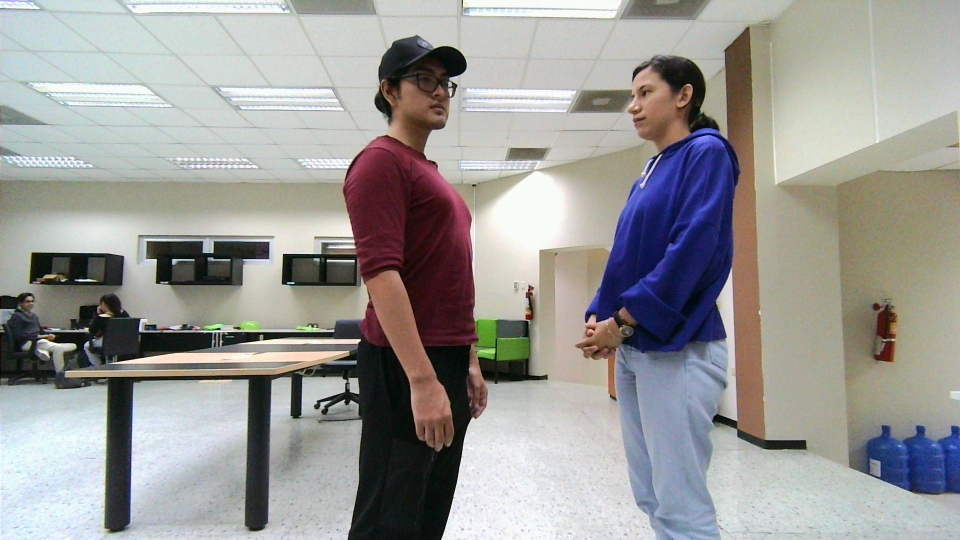
#> input picture images/distances/150/14_03_46_13_05_2024_IMG_RIGHT.jpg, 1920 x 1080 px, given in place of 14_03_37_13_05_2024_IMG_LEFT.jpg, which was not available (shown at 1/2 size)
$ python test_manual_depthmap.py
#> lines starting #> are read from the running program, lines starting #| are printed output that depends on the picture; long printed decimals are rounded; pictures that were not available may be replaced by others from this repository, and a replacement may not be noted
import os
import sys
import numpy as np
import cv2 as cv; cv2 = cv

imgL = cv2.imread('../images/calibration_results/matlab_1/flexometer/150/14_03_37_13_05_2024_IMG_LEFT.jpg', 1)
#> imgL is the input picture: shape (1080, 1920, 3); mean B, G, R 151.1, 153.8, 154.3
imgR = cv2.imread('../images/calibration_results/matlab_1/flexometer/150/14_03_37_13_05_2024_IMG_RIGHT.jpg', 1)
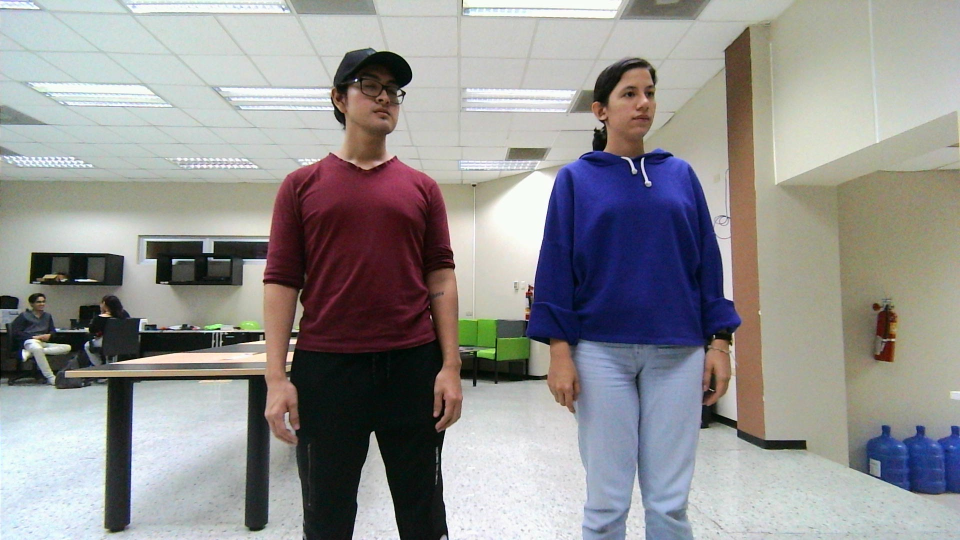
#> input picture images/distances/150/14_03_37_13_05_2024_IMG_RIGHT.jpg, 1920 x 1080 px, found by its file name (shown at 1/2 size)
#> imgR is the input picture: shape (1080, 1920, 3); mean B, G, R 145.7, 146.2, 147.1

imgL = cv2.cvtColor(imgL,cv2.COLOR_BGR2GRAY)
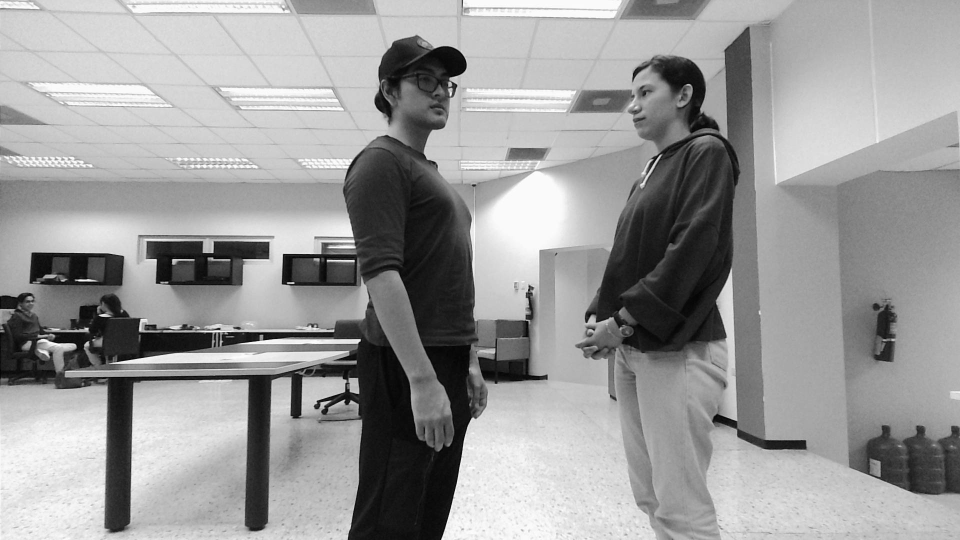
#> imgL: shape (1080, 1920) (shown at 1/2 size); min 0, max 255, mean 153.7
imgR = cv2.cvtColor(imgR,cv2.COLOR_BGR2GRAY)
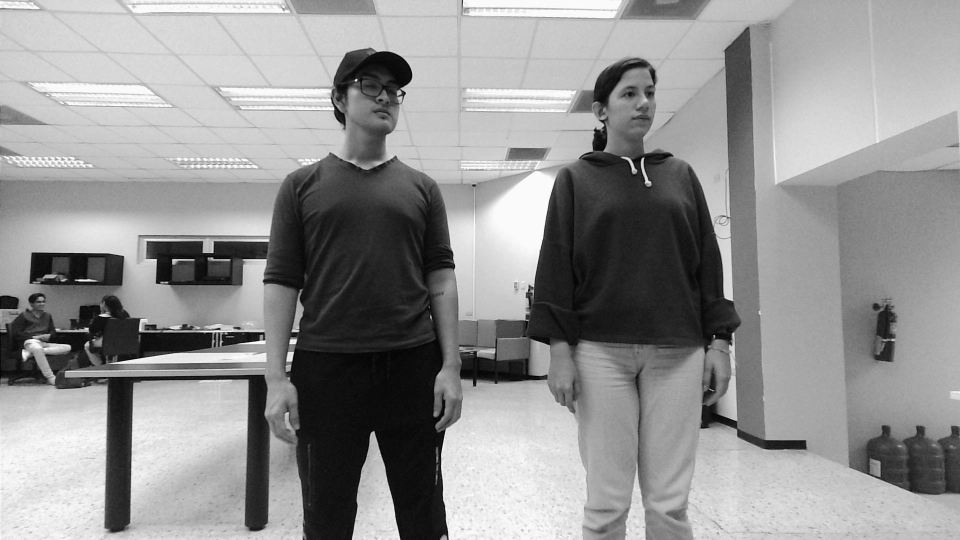
#> imgR: shape (1080, 1920) (shown at 1/2 size); min 0, max 255, mean 146.4
# Aplicar el filtro bilateral
sigma = 1.5  # Parámetro de sigma utilizado para el filtrado WLS.
lmbda = 8000.0  # Parámetro lambda usado en el filtrado WLS.


blockSize = 7
min_disparity = 5
max_disparity = 80
P1 = 8
P2 = 32

stereo = cv2.StereoSGBM_create(
	# minDisparity=min_disparity,
	numDisparities=(max_disparity - min_disparity),
	blockSize=blockSize,
	P1=3*blockSize*blockSize * P1,
	P2=3*blockSize*blockSize * P2,
	disp12MaxDiff=33,
	preFilterCap=33,
	uniquenessRatio=10,
#	speckleWindowSize=100,
	speckleRange=1,
#	mode=cv.StereoSGBM_MODE_SGBM
# 	mode=cv.StereoSGBM_MODE_HH
	mode=cv.StereoSGBM_MODE_HH
)


def redraw():

	# Calcular el mapa de disparidad de la imagen izquierda a la derecha
	left_disp = stereo.compute(imgL, imgR).astype(np.float32) / 16.0
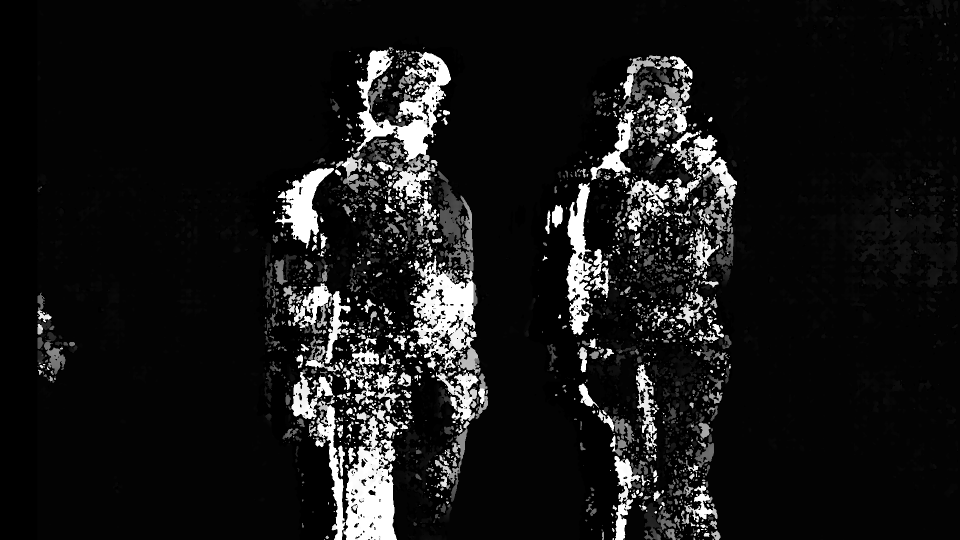
#> left_disp: shape (1080, 1920) float32 (shown at 1/2 size); min -1, max 74, mean 6.1; drawn with min black and max white

	# Crear el matcher derecho basado en el matcher izquierdo para consistencia
	right_matcher = cv2.ximgproc.createRightMatcher(stereo)

	# Calcular el mapa de disparidad de la imagen derecha a la izquierda
	right_disp = right_matcher.compute(imgR, imgL).astype(np.float32) / 16.0
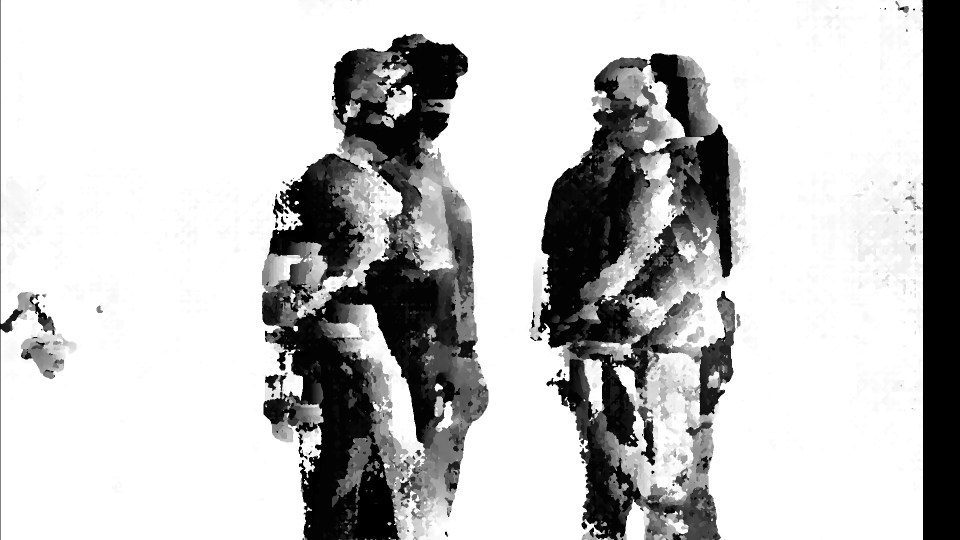
#> right_disp: shape (1080, 1920) float32 (shown at 1/2 size); min -75, max 0, mean -17.8; drawn with min black and max white

	# Crear el filtro WLS y configurarlo
	wls_filter = cv2.ximgproc.createDisparityWLSFilter(matcher_left=stereo)
	wls_filter.setLambda(lmbda)
	wls_filter.setSigmaColor(sigma)

	# Filtrar el mapa de disparidad utilizando el filtro WLS
	filtered_disp = wls_filter.filter(left_disp, imgL, disparity_map_right=right_disp)
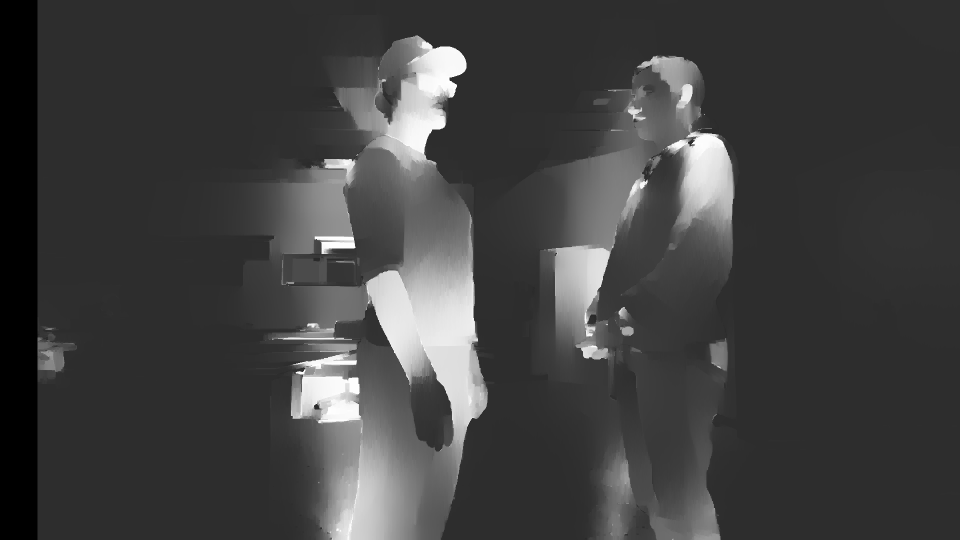
#> filtered_disp: shape (1080, 1920) float32 (shown at 1/2 size); min -16, max 74, mean 6.9; drawn with min black and max white
	# Calcular la profundidad máxima y mínima
	min_depth = np.min(filtered_disp)
#> min_depth = -16
	max_depth = np.max(filtered_disp)
#> max_depth = 74
	prom_depth = np.mean(filtered_disp)
#> prom_depth = 6.92
	# Imprimir la profundidad máxima y mínima
	print(f"Profundidad mínima: {min_depth}")
#| Profundidad mínima: -16.0
	print(f"Profundidad máxima: {max_depth}")
#| Profundidad máxima: 74.000
	print(f"Profundidad media: {prom_depth}")
#| Profundidad media: 6.925


	# Normalización para la visualización o procesamiento posterior
	#filtered_disp = cv2.normalize(src=filtered_disp, dst=None, beta=0, alpha=255, norm_type=cv2.NORM_MINMAX)
	filtered_disp = np.uint8(filtered_disp)
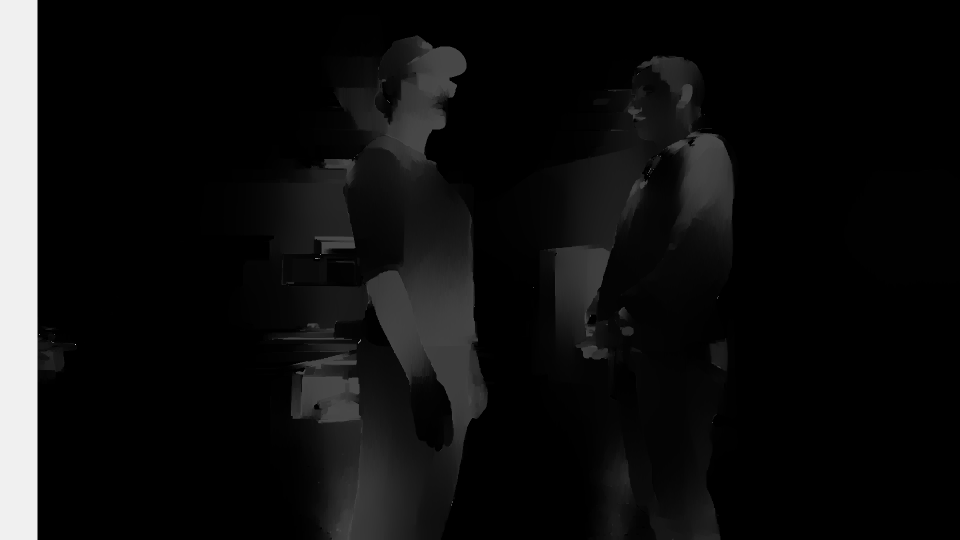
#> filtered_disp: shape (1080, 1920) (shown at 1/2 size); min 0, max 255, mean 16.7

	cv.imshow("out", filtered_disp)


def on_blockSize(pos):
	global blockSize
	blockSize = 1 - (1 - pos) // 2 * 2
	stereo.setBlockSize(blockSize)
	redraw()

def on_mindisparity(pos):
	global min_disparity
	min_disparity = pos
	stereo.setMinDisparity(min_disparity)
	stereo.setNumDisparities(max_disparity - min_disparity)
	redraw()

def on_maxdisparity(pos):
	global max_disparity
	max_disparity = pos
	stereo.setNumDisparities(max_disparity - min_disparity)
	redraw()

def on_P1(pos):
	global P1
	P1 = pos
	stereo.setP1(3*blockSize*blockSize * P1)
	redraw()

def on_P2(pos):
	global P2
	P2 = pos
	stereo.setP2(3*blockSize*blockSize * P2)
	redraw()

def set_disp12MaxDiff(pos):
	stereo.setDisp12MaxDiff(pos)
	redraw()

def set_preFilterCap(pos):
	stereo.setPreFilterCap(pos)
	redraw()


cv.namedWindow("out", cv2.WINDOW_NORMAL)
cv.resizeWindow("out",600, 600)
cv.createTrackbar("blockSize", "out", blockSize, 51, on_blockSize)
cv.createTrackbar("minDisparity", "out", min_disparity, 200, on_mindisparity)
cv.createTrackbar("maxDisparity", "out", max_disparity, 200, on_maxdisparity)
cv.createTrackbar("P1", "out", P1, 64, on_P1)
cv.createTrackbar("P2", "out", P2, 64, on_P2)
cv.createTrackbar("disp12MaxDiff", "out", 0, 100, set_disp12MaxDiff)
cv.createTrackbar("preFilterCap", "out", 0, 63, set_preFilterCap)


redraw()
while True:
	key = cv.waitKey()
#> (key Esc is pressed here)
	if key == -1:
		break
	print(key)
